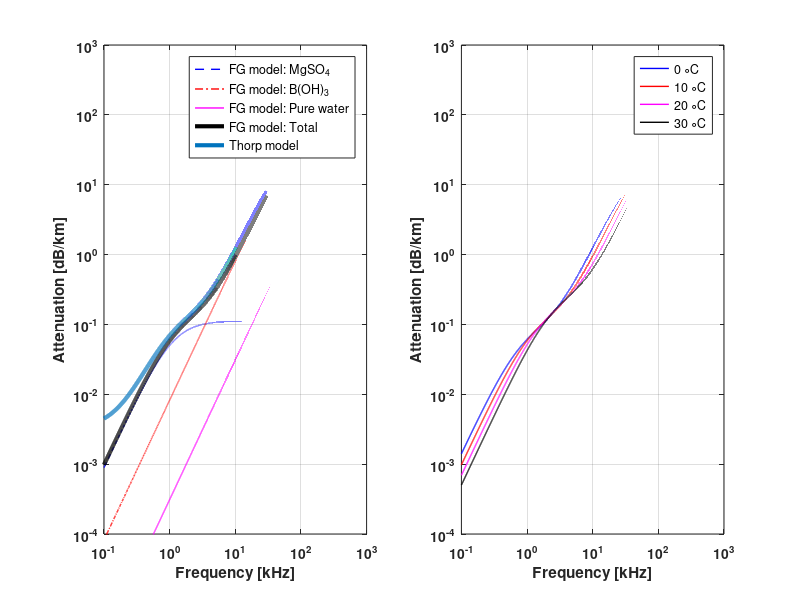

Reproduce this figure in MATLAB.
clear
close all
clc

%% 실습
f = 0.1 : 0.001 : 1000; % 주파수
T = [0 10 20 30]; % 수온
ph = 8; 
s = 35; % 염분
z = 0; % 수심
c = 1500; % 음속
alpha = zeros(length(T),length(f)); % 행렬 초기화, T 길이만큼의 행, f 길이만큼의 열을 갖는 0의 행렬을 만듦

for p = 1:length(T) % p를 1부터 T의 길이(=4)까지 1씩 증가시키면서 반복되는 루프.
t = T(p); % t에 T의 p번째 값을 입력. 루프가 돌면서 t는 0, 10, 20, 30의 값을 갖게 됨.

%%% Boric Acid Relaxation
a1 = 8.68/c*10^(0.78*ph-5);
p1 = 1;
f1 = 2.8*(s/35)^0.5*10^(4-1245/(273+t));

%%% Magnesium Sulfate Relaxation
a2 = 21.44*s/c*(1+0.025*t);
p2 = 1-137*1e-4*z+6.2*1e-9*z^2;
f2 = 8.17*10^(8-1990/(273+t))/(1+0.0018*(s-35));

if t <= 20 % t가 20이하 일때 아래라인 실행. 아니면 else 이후의 라인 실행

%%% Viscositiy for T <= 20
    a3 = 4.937*1e-4-2.59*1e-5*t+9.11*1e-7*t^2-1.50*1e-8*t^3;
else
%%% Viscositiy for T > 20
    a3 = 3.964*1e-4-1.146*1e-5*t+1.45*1e-7*t^2-6.50*1e-10*t^3;
end
p3 = 1-3.83*1e-5*z+4.9*1e-10*z^2;

%%% FG attenuation
fac_mgso4(p,:) = a1*p1*f1*f.^2./(f.^2+f1^2);
fac_boh3(p,:) = a2*p2*f2*f.^2./(f.^2+f2^2);
fac_vis(p,:) = a3*p3*f.^2;
alpha(p,:) = fac_mgso4(p,:) + fac_boh3(p,:) + fac_vis(p,:);
end
alpha_thp = 3.3*1e-3 + 0.11*f.^2./(1+f.^2) + 44*f.^2./(4100+f.^2) + 3*1e-4*f.^2;

%%% ploting
figure;set(gcf,'position',[300 100 900 600])

subplot(1,2,1)
plot(f,fac_mgso4(2,:),'--b','linewidth',1);hold on
plot(f,fac_boh3(2,:),'-.r','linewidth',1);
plot(f,fac_vis(2,:),'-m','linewidth',1);
plot(f,alpha(2,:),'-k','linewidth',3);
plot(f,alpha_thp,'-','color',[0 0.45 0.74],'linewidth',3);grid on
set(gca, 'xscale', 'log', 'yscale', 'log')
xlabel('Frequency [kHz]','fontweight','bold')
ylabel('Attenuation [dB/km]','fontweight','bold')
legend('FG model: MgSO_4','FG model: B(OH)_3','FG model: Pure water','FG model: Total','Thorp model','location','best')
set(gca,'fontweight','bold')
axis([1e-1 1e3 1e-4 1e3])

subplot(1,2,2)
plot(f,alpha(1,:),'-b','linewidth',1);hold on
plot(f,alpha(2,:),'-r','linewidth',1);
plot(f,alpha(3,:),'-m','linewidth',1);
plot(f,alpha(4,:),'-k','linewidth',1);grid on
set(gca, 'xscale', 'log', 'yscale', 'log')
xlabel('Frequency [kHz]','fontweight','bold')
ylabel('Attenuation [dB/km]','fontweight','bold')
legend('0 \circC','10 \circC','20 \circC','30 \circC','location','best')
set(gca,'fontweight','bold')
axis([1e-1 1e3 1e-4 1e3])
